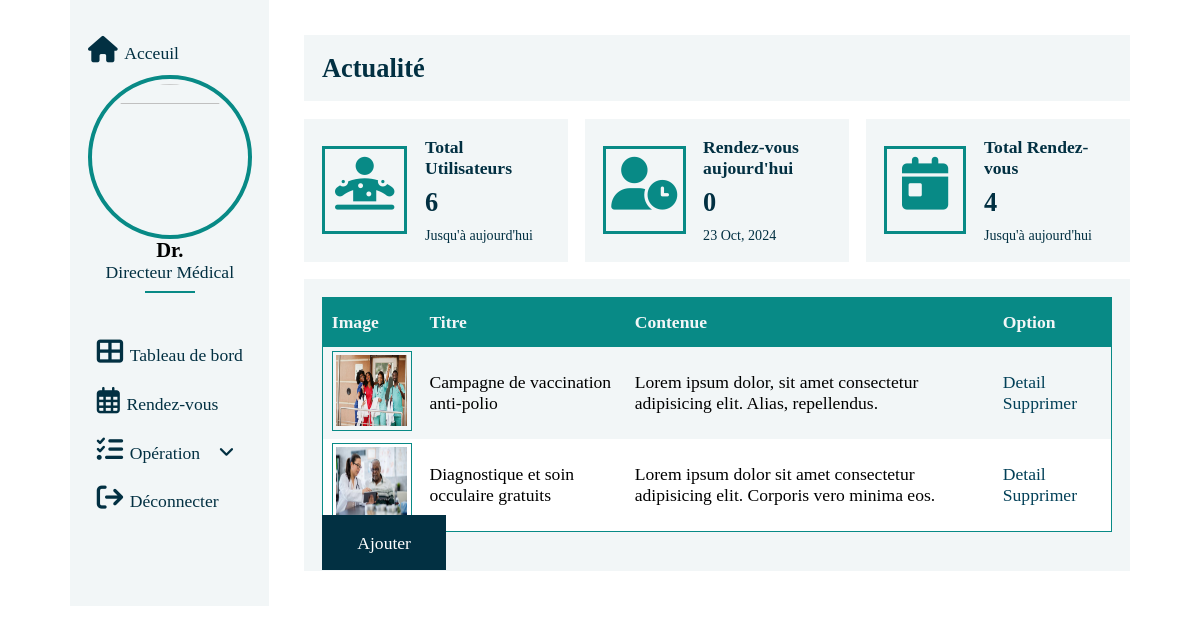
The page /admin/actuality.php on the database its author committed.
### tables this page shows
CREATE TABLE IF NOT EXISTS `actuality` (
  `id` int NOT NULL AUTO_INCREMENT,
  `createdAt` datetime NOT NULL DEFAULT CURRENT_TIMESTAMP,
  `title` varchar(255) NOT NULL,
  `content` varchar(255) NOT NULL,
  `image` varchar(255) NOT NULL,
  `likes-count` int NOT NULL,
  PRIMARY KEY (`id`)
);

### database/db.php (called while the page is built)
<?php
function Db() {
    try {
        $db = new PDO('mysql:dbname=medicalcenter;host=localhost', 'root', '');
        $db->exec('SET NAMES UTF8');
    } catch (PDOExcecution $e) {
        echo 'Connexion error : ' . $e->getMessage();
    }
    return $db;
}

### models/model.php (called while the page is built, shortened)
<?php
function getDb()
{
    return Db();
}

### models/modelAdmin.php (called while the page is built, shortened)
<?php
require_once '../database/db.php';
require_once '../models/model.php';
function list_actu()
{
    $request = getDb()->query("SELECT * FROM actuality WHERE id LIMIT 4");
    $all_actu = $request->fetchAll();
    return $all_actu;
}

### admin/actuality.php (the view, shortened to what this page needs)
<?php
    require_once '../layouts/headerAdmin.php';
    $actus = list_actu();
?>
    <div class="section user">
        <div class="user-table-list">
        <table class="user-table">
            <tr class="user-table-row-head">
                <th>Image</th>
                <th>Titre</th>
                <th>Contenue</th>
                <th>Option</th>
            </tr>
            <?php foreach($actus as $actu) { ?>
                    <tr class="user-table-row-def">
                        <td>
                            <img src="../upload/<?= $actu['image'] ?>" alt="" class="service-table-img">
                        </td>
                        <td><?= $actu['title'] ?></td>
                        <td><?= $actu['content'] ?></td>
                        <td>
                            <a href="" class="btn btn">Detail</a>
                            <button class="btn user-btn-danger">Supprimer</button>
                        </td>
                    </tr>
                    <?php } ?>
                </table>
            </div>
        <a href="../admin/add_actuality.php" class="btn btn-primary">Ajouter</a>
    </div>

### public/css/style.css (style rules this page uses)
.btn { font-size: 1rem; font-family: "montserrat"; color: #024058; border: none; cursor: pointer; outline: none; background: none; }
.btn-primary { padding: 1rem 2rem; background: #023042; color: white; transition: 0.3s; }
@media screen and (min-width: 1024px) { html { font-size: 110% !important; } }
* { margin: 0; padding: 0; box-sizing: border-box; font-family: "montserrat"; }
html { font-size: 100%; }
a { text-decoration: none; }
.user { background: #f2f6f7; padding: 1rem; }
.user-table { width: 100%; text-align: left; border-collapse: collapse; border: 1px solid #088a86; }
.user-table-list { overflow: auto; }
.user-table-row-head { background: #088a86; color: #f2f6f7; }
.user-table-row-head th { padding: 0.8rem 0.5rem; }
.user-table-row-def td { padding: 0.2rem 0.5rem; }
.user-table-row-def:nth-child(odd) { background: white; }
.service-table-img { width: 80px; aspect-ratio: 2/2; border: 0.1rem solid #088a86; padding: 0.2rem; }

### rows shown on the page
actuality: image (picture), title "Campagne de vaccination anti-polio", content "Lorem ipsum dolor, sit amet consectetur adipisicing elit. Alias, repellendus."
actuality: image (picture), title "Diagnostique et soin occulaire gratuits", content "Lorem ipsum dolor sit amet consectetur adipisicing elit. Corporis vero minima eos."

### other values the page prints
$dash_title "Actualité"
$nbr_user['totalUser'] "6"
$nbr_appointment_now['totalAppointment'] "0"
date('d '. 'M, '.'Y') "23 Oct, 2024"
$nbr_appointment['totalAppointment'] "4"
